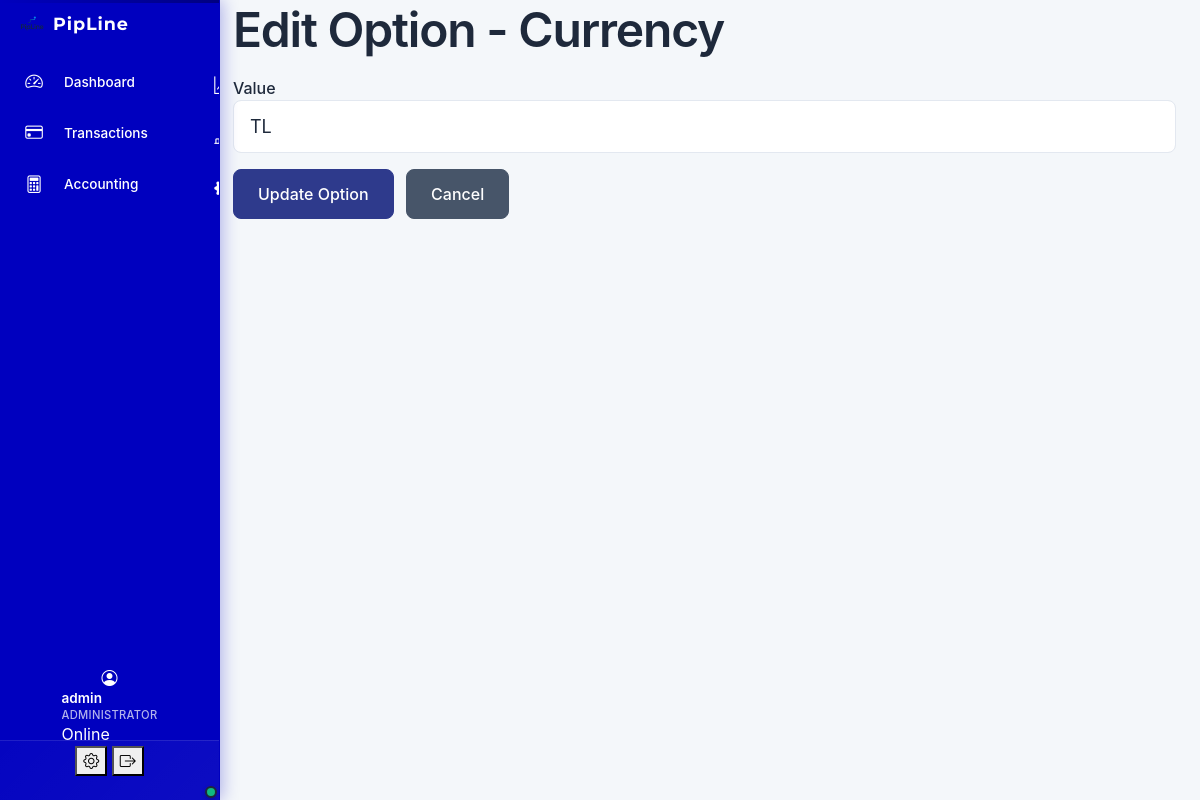
Page /edit_option/2 (signed in) on the committed database.
### app/models/user.py (models this page shows, shortened)
class User(UserMixin, db.Model):
    __tablename__ = 'user'
    id = db.Column(db.Integer, primary_key=True)
    username = db.Column(db.String(80), unique=True, nullable=False)
    password = db.Column(db.String(120), nullable=False)
    role = db.Column(db.String(20), default='user')  # 'admin', 'user', 'viewer'
    admin_level = db.Column(db.Integer, default=0)  # 0=user, 1=main_admin, 2=secondary_admin, 3=sub_admin
    admin_permissions = db.Column(db.Text, nullable=True)  # JSON string of specific permissions
    created_by = db.Column(db.Integer, db.ForeignKey('user.id'), nullable=True)  # Who created this admin
    created_at = db.Column(db.DateTime, default=lambda: datetime.now(timezone.utc))
    is_active = db.Column(db.Boolean, default=True)
    profile_picture = db.Column(db.String(255), nullable=True)  # Path to profile picture
    last_login = db.Column(db.DateTime)
    failed_login_attempts = db.Column(db.Integer, default=0)
    account_locked_until = db.Column(db.DateTime)
    password_changed_at = db.Column(db.DateTime, default=lambda: datetime.now(timezone.utc))
    email = db.Column(db.String(120), unique=True, nullable=True)
    created_admins = db.relationship('User', backref=db.backref('creator', remote_side=[id]))
    __table_args__ = (
        db.Index('idx_user_username', 'username'),
        db.Index('idx_user_email', 'email'),
        db.Index('idx_user_role', 'role'),
        db.Index('idx_user_is_active', 'is_active'),
        db.Index('idx_user_admin_level', 'admin_level'),
    )

### app/models/config.py (models this page shows, shortened)
class UserSettings(db.Model):
    __tablename__ = 'user_settings'
    id = db.Column(db.Integer, primary_key=True)
    user_id = db.Column(db.Integer, db.ForeignKey('user.id'), unique=True, nullable=False)
    language = db.Column(db.String(20), default='en')
    landing_page = db.Column(db.String(50), default='dashboard')
    table_page_size = db.Column(db.Integer, default=25)
    table_density = db.Column(db.String(20), default='comfortable')
    font_size = db.Column(db.String(20), default='medium')
    color_scheme = db.Column(db.String(20), default='default')
    created_at = db.Column(db.DateTime, default=lambda: datetime.now(timezone.utc))
    updated_at = db.Column(db.DateTime, default=lambda: datetime.now(timezone.utc), onupdate=lambda: datetime.now(timezone.utc))
    user = db.relationship('User', backref=db.backref('settings', uselist=False))

class Option(db.Model):
    __tablename__ = 'option'
    id = db.Column(db.Integer, primary_key=True)
    field_name = db.Column(db.String(50), nullable=False)
    value = db.Column(db.String(100), nullable=False)
    commission_rate = db.Column(db.Numeric(5, 4), nullable=True)
    is_active = db.Column(db.Boolean, default=True)
    created_at = db.Column(db.DateTime, default=lambda: datetime.now(timezone.utc))
    __table_args__ = (
        db.Index('idx_option_field_name', 'field_name'),
        db.Index('idx_option_is_active', 'is_active'),
    )

### app/routes/settings.py (the view, shortened to what this page needs)
@settings_bp.route('/edit_option/<int:id>', methods=['GET', 'POST'])
@login_required
def edit_option(id):
    option = Option.query.get_or_404(id)
    return render_template('edit_option.html', option=option)

### app/__init__.py (called while the page is built)
    def get_stats(self):
        total = self._stats['hits'] + self._stats['misses']
        hit_rate = (self._stats['hits'] / total * 100) if total > 0 else 0
        return {
            'hits': self._stats['hits'],
            'misses': self._stats['misses'],
            'sets': self._stats['sets'],
            'deletes': self._stats['deletes'],
            'total_requests': self._stats['total_requests'],
            'hit_rate': round(hit_rate, 2),
            'cache_size': len(self._cache),
            'max_size': self._max_size
        }

### app/services/background_service.py (called while the page is built)
    def is_connected(self) -> bool:
        return self.connected and self.celery is not None

### app/services/csrf_fix_service.py (called while the page is built)
def get_csrf_token():
    return csrf_fix_service.get_csrf_token_for_template()

    def _ensure_session_initialized(self):
        try:
            if has_request_context():
                if 'csrf_token' not in session:
                    session['csrf_token'] = None
                    session.modified = True
                    logger.debug("Session initialized for CSRF")
                if not session.modified:
                    session.modified = True
                session.permanent = True
                session.modified = True
        except Exception as e:
            logger.error(f"Failed to initialize session for CSRF: {str(e)}")

    def get_csrf_token_for_template(self) -> str:
        return self.generate_safe_csrf_token()

### app/services/enhanced_database_monitor.py (called while the page is built)
    def add_query(self, query: str, params: tuple, duration: float,
                  stack_trace: str = None, error: Exception = None):
        query_info = {
            'timestamp': datetime.now(timezone.utc),
            'query': query,
            'params': params,
            'duration': duration,
            'stack_trace': stack_trace,
            'error': str(error) if error else None,
            'error_type': type(error).__name__ if error else None
        }
        with self.lock:
            self.queries.append(query_info)
            self.query_stats[query] += 1
            self.total_execution_time += duration
            if duration > self.slow_query_threshold:
                self.slow_queries.append(query_info)

### app/services/redis_service.py (called while the page is built, shortened)
    def is_connected(self) -> bool:
        if not self.connected or not self.redis_client:
            return False

### app/utils/enhanced_logger.py (called while the page is built)
def get_enhanced_logger(name: str = "PipLinePro") -> EnhancedLogger:
    global _enhanced_logger
    if _enhanced_logger is None:
        _enhanced_logger = EnhancedLogger(name)
    return _enhanced_logger

### templates/edit_option.html (shortened to what this page needs)
{% extends "base.html" %}
{% block content %}
<h1>Edit Option - {{ option.field_name|capitalize }}</h1>
<form method="POST">
  <div class="mb-3">
    <label>Value</label>
    <input type="text" name="value" class="form-control" value="{{ option.value }}" required>
  </div>
  <button type="submit" class="btn btn-primary">Update Option</button>
  <a href="{{ url_for('settings.settings') }}" class="btn btn-secondary ms-2">Cancel</a>
</form>
{% endblock %}

### templates/base.html (shortened to what this page needs)
<!DOCTYPE html>
<html lang="en">
<head>
    <link href="https://cdn.jsdelivr.net/npm/bootstrap@5.3.0/dist/css/bootstrap.min.css" rel="stylesheet" />
    <link href="https://cdnjs.cloudflare.com/ajax/libs/font-awesome/6.0.0/css/all.min.css" rel="stylesheet" />
    <link href="https://cdn.jsdelivr.net/npm/bootstrap-icons@1.11.3/font/bootstrap-icons.min.css" rel="stylesheet" />
    <link rel="stylesheet" href="{{ url_for('static', filename='css/bundle.min.css') }}" />
    <link rel="stylesheet" href="{{ url_for('static', filename='css/color_improvements.css') }}" />
    <link rel="stylesheet" href="{{ url_for('static', filename='css/base/typography-system.css') }}" />
    <link rel="stylesheet" href="{{ url_for('static', filename='css/unified-design-system.css') }}" />
</head>
<body class="font-size-{{ user_settings.font_size if user_settings and user_settings.font_size else 'medium' }} color-scheme-{{ user_settings.color_scheme if user_settings and user_settings.color_scheme else 'default' }}">
<div class="sidebar d-flex flex-column" id="sidebar">
    <div class="sidebar-brand">
      <div class="brand-content">
        <img src="{{ url_for('static', filename='plogo.png') }}" alt="PipLine Logo" class="brand-logo" onerror="this.style.display='none'; document.getElementById('brand-fallback').style.display='flex';" onload="document.getElementById('brand-fallback').style.display='none';">
        <span class="brand-title">
          PipLine
        </span>
      </div>
    </div>
    <div class="sidebar-content">
      <nav class="sidebar-nav nav flex-column">
        <a class="nav-link {% if request.endpoint == 'analytics.dashboard' %}active{% endif %}" href="{{ url_for('analytics.dashboard') }}" title="Dashboard - Overview and key metrics">
          <i class="bi bi-speedometer2"></i>
          <span class="sidebar-link-text">{{ _('Dashboard') }}</span>
        </a>
        <a class="nav-link {% if request.endpoint == 'transactions.clients' %}active{% endif %}" href="{{ url_for('transactions.clients') }}" title="Transactions - Manage all transactions">
          <i class="bi bi-credit-card"></i>
          <span class="sidebar-link-text">{{ _('Transactions') }}</span>
        </a>
        <a class="nav-link {% if request.endpoint == 'analytics.agent_management' %}active{% endif %}" href="{{ url_for('analytics.agent_management') }}" title="Accounting - Salary, bonuses and commission calculations">
          <i class="bi bi-calculator"></i>
          <span class="sidebar-link-text">{{ _('Accounting') }}</span>
        </a>
        <a class="nav-link {% if request.endpoint == 'analytics.analytics' %}active{% endif %}" href="{{ url_for('analytics.analytics') }}" title="Analytics - Detailed reports and insights">
          <i class="bi bi-graph-up"></i>
        </a>
        <a class="nav-link {% if request.endpoint == 'analytics.business_analytics' %}active{% endif %}" href="{{ url_for('analytics.business_analytics') }}" title="Business Analytics - Advanced business insights">
          <i class="bi bi-bar-chart-line"></i>
        </a>
        <a class="nav-link {% if request.endpoint == 'settings.settings' %}active{% endif %}" href="{{ url_for('settings.settings') }}" title="Settings - Configure system preferences">
          <i class="bi bi-gear-fill"></i>
        </a>
      </nav>
    </div>
    {% if current_user.is_authenticated %}
    <div class="sidebar-footer">
      <div class="profile-picture-container" onclick="window.location.href='{{ url_for('settings.settings') }}'" title="Click to go to Profile Settings">
        {% if current_user.profile_picture %}
          <img src="{{ url_for('static', filename='uploads/' + current_user.profile_picture) }}"
               alt="{{ current_user.username }}" class="profile-picture">
        {% else %}
          <div class="profile-picture-placeholder">
            <i class="bi bi-person-circle"></i>
          </div>
        {% endif %}
        <div class="profile-status-indicator"></div>
      </div>
      <div class="profile-info">
        <div class="profile-name">{{ current_user.username }}</div>
        <div class="profile-role">Administrator</div>
        <div class="profile-status">Online</div>
      </div>
      <div class="profile-actions">
        <button class="profile-action-btn" onclick="window.location.href='{{ url_for('settings.settings') }}'" title="Settings">
          <i class="bi bi-gear"></i>
        </button>
        <button class="profile-action-btn" onclick="window.location.href='{{ url_for('auth.logout') }}'" title="{{ _('Logout') }}">
          <i class="bi bi-box-arrow-right"></i>
        </button>
      </div>
    </div>
    {% endif %}
  </div>
<div class="main-content">
  <div class="main-content-container">
    <div class="glass-card">
      {% block content %}{% endblock %}
    </div>
  </div>
</div>
</body>
</html>

### static/css/color_improvements.css (style rules this page uses)
.form-label, label { color: #1e293b !important; font-weight: 500 !important; }
.btn-secondary { background-color: #475569 !important; border-color: #475569 !important; color: #ffffff !important; }
.nav-link { color: #475569 !important; font-weight: 500 !important; }
h1, h2, h3, h4, h5, h6 { color: #1e293b !important; font-weight: 600 !important; line-height: 1.25 !important; }
.sidebar-nav .nav-link { color: #ffffff !important; font-weight: 500 !important; transition: all 0.3s ease !important; }
.card, .btn, .nav-link { transform: translateZ(0) !important; backface-visibility: hidden !important; }

### static/css/base/typography-system.css (style rules this page uses)
:root { --font-primary: 'Inter', -apple-system, BlinkMacSystemFont, 'Segoe UI', Roboto, 'Helvetica Neue', Arial, sans-serif; --font-heading: 'Inter', -apple-system, BlinkMacSystemFont, 'Segoe UI', Roboto, 'Helvetica Neue', Arial, sans-serif; --font-display: 'Inter', -apple-system, BlinkMacSystemFont, 'Segoe UI', Roboto, 'Helvetica Neue', Arial, sans-serif; --font-mono: 'SF Mono', Monaco, 'Cascadia Code', 'Roboto Mono', Consolas, 'Courier New', monospace; --font-ui: 'Inter', -apple-system, BlinkMacSystemFont, 'Segoe UI', Roboto, 'Helvetica Neue', Arial, sans-serif; --font-weight-light: 300; --font-weight-normal: 400; --font-weight-medium: 500; --font-weight-semibold: 600; --font-weight-bold: 700; --font-weight-extrabold: 800; --font-size-xs: clamp(0.75rem, 0.7rem + 0.25vw, 0.875rem); --font-size-sm: clamp(0.875rem, 0.8rem + 0.375vw, 1rem); --font-size-base: clamp(1rem, 0.9rem + 0.5vw, 1.125rem); --font-size-lg: clamp(1.125rem, 1rem + 0.625vw, 1.25rem); --font-size-xl: clamp(1.25rem, 1.1rem + 0.75vw, 1.5rem); --font-size-2xl: clamp(1.5rem, 1.3rem + 1vw, 1.875rem); --font-size-3xl: clamp(1.875rem, 1.6rem + 1.375vw, 2.25rem); --font-size-4xl: clamp(2.25rem, 1.9rem + 1.75vw, 3rem); --font-size-5xl: clamp(3rem, 2.5rem + 2.5vw, 4rem); --line-height-tight: 1.25; --line-height-snug: 1.375; --line-height-normal: 1.5; --line-height-relaxed: 1.625; --line-height-loose: 2; --letter-spacing-tighter: -0.05em; --letter-spacing-tight: -0.025em; --letter-spacing-normal: 0em; --letter-spacing-wide: 0.025em; --letter-spacing-wider: 0.05em; --letter-spacing-widest: 0.1em; --text-xs: var(--font-size-xs); --text-sm: var(--font-size-sm); --text-base: var(--font-size-base); --text-lg: var(--font-size-lg); --text-xl: var(--font-size-xl); --text-2xl: var(--font-size-2xl); --text-3xl: var(--font-size-3xl); --text-4xl: var(--font-size-4xl); --text-5xl: var(--font-size-5xl); }
html { font-family: var(--font-primary); font-size: 16px; line-height: var(--line-height-normal); -webkit-font-smoothing: antialiased; -moz-osx-font-smoothing: grayscale; text-rendering: optimizeLegibility; }
body { font-family: var(--font-primary); font-size: var(--text-base); font-weight: var(--font-weight-normal); line-height: var(--line-height-normal); color: var(--business-gray-800); letter-spacing: var(--letter-spacing-normal); }
h1, .h1 { font-family: var(--font-heading); font-size: var(--text-4xl); font-weight: var(--font-weight-bold); line-height: var(--line-height-tight); letter-spacing: var(--letter-spacing-tight); color: var(--business-gray-900); margin-bottom: 1rem; }
.btn { font-family: var(--font-ui); font-size: var(--text-sm); font-weight: var(--font-weight-medium); line-height: var(--line-height-normal); letter-spacing: var(--letter-spacing-normal); }
.form-control, .form-select { font-family: var(--font-primary); font-size: var(--text-base); font-weight: var(--font-weight-normal); line-height: var(--line-height-normal); }
.nav-link { font-family: var(--font-ui); font-size: var(--text-sm); font-weight: var(--font-weight-medium); line-height: var(--line-height-normal); letter-spacing: var(--letter-spacing-normal); }
.sidebar-brand .brand-title { font-family: var(--font-display); font-size: var(--text-lg); font-weight: var(--font-weight-bold); line-height: var(--line-height-tight); letter-spacing: var(--letter-spacing-tight); }
.sidebar-nav .nav-link { font-family: var(--font-ui); font-size: var(--text-sm); font-weight: var(--font-weight-medium); line-height: var(--line-height-normal); letter-spacing: var(--letter-spacing-normal); }

### rows in the picture
User: username "admin"
Option: field_name "Currency", value "TL"
